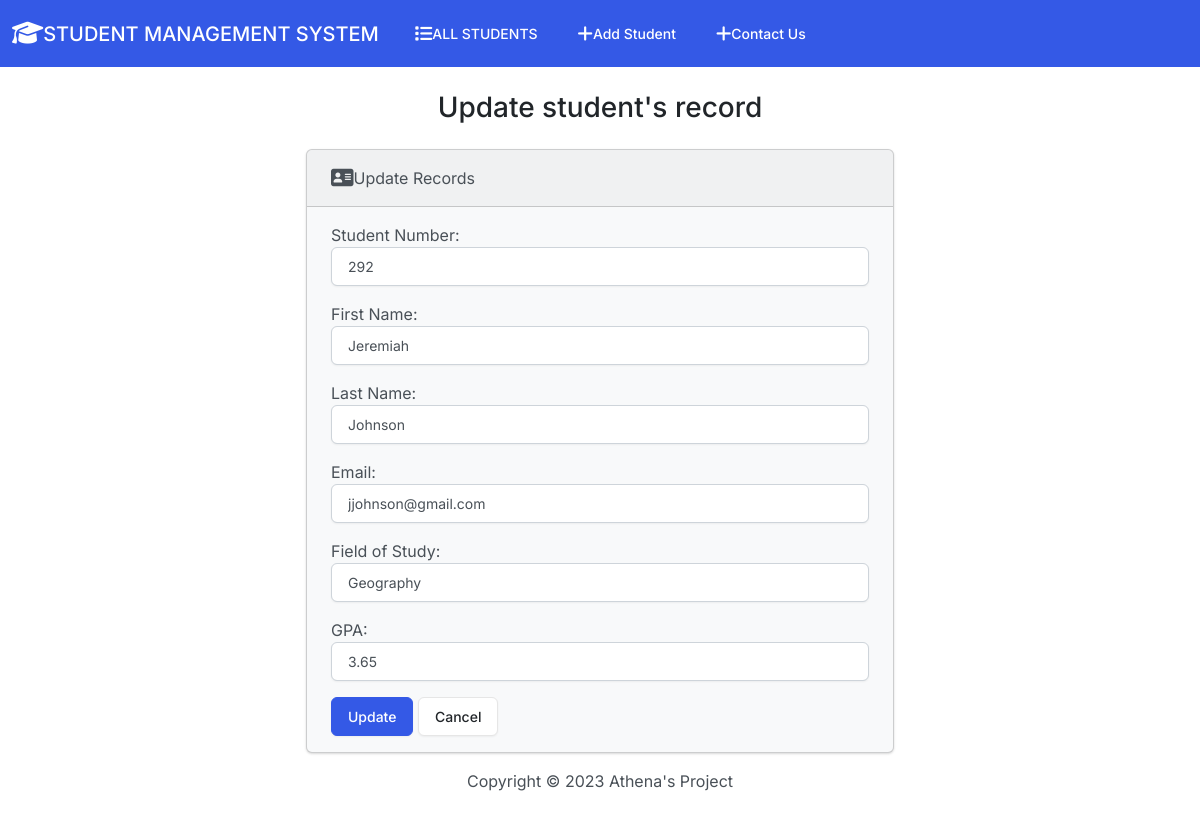
Page /edit/6/ on the committed database.
### students/models.py (models this page shows, shortened)
class Student(models.Model):
    student_number = models.PositiveIntegerField()
    first_name = models.CharField(max_length=50)
    last_name = models.CharField(max_length=50)
    email = models.EmailField(max_length=100)
    field_of_study = models.CharField(max_length=50)
    gpa = models.FloatField()

### students/views.py (the view)
# urls.py: path('edit/<int:id>/', views.edit, name='edit'),
def edit(request, id):
    if request.method == 'POST':
        student = Student.objects.get(pk=id)
        form = StudentForm(request.POST, instance=student)
        if form.is_valid():
            form.save()
            return render(request, 'students/edit.html', {
                'form': form,
                'success': True
            })
    else:
        student = Student.objects.get(pk=id)
        form = StudentForm(instance=student)
    return render(request, 'students/edit.html', {
        'form': form
    })

### students/forms.py
class StudentForm(forms.ModelForm):
    class Meta:
        model = Student
        fields = ['student_number', 'first_name', 'last_name', 'email', 'field_of_study', 'gpa']
        labels = {
            'student_number': 'Student Number',
            'first_name': 'First Name',
            'last_name': 'Last Name',
            'email': 'Email',
            'field_of_study': 'Field of Study',
            'gpa': 'GPA'
        }
        widgets = {
            'student_number': forms.NumberInput(attrs={'class': 'form-control'}),
            'first_name': forms.TextInput(attrs={'class': 'form-control'}),
            'last_name': forms.TextInput(attrs={'class': 'form-control'}),
            'email': forms.EmailInput(attrs={'class': 'form-control'}),
            'field_of_study': forms.TextInput(attrs={'class': 'form-control'}),
            'gpa': forms.NumberInput(attrs={'class': 'form-control'})
        }
        form = Student()

### students/templates/students/edit.html (shortened to what this page needs)
{% extends 'students/base.html' %}
{% block content %}
<h3 class="text-center m-4">Update student's record</h3>
{% if success %}
<div class="alert alert-success" role="alert">
    The student's record was updated successfully.
    <a href="{% url 'index' %}" class="alert-link">Go to home page</a>
</div>
{% else %}
<div class="row justify-content-center">
    <div class="col-6">
        <div class="card bg-light mb-3">
            <div class="card-header">
                <i class="fa-solid fa-address-card fa-lg"></i>Update Records
            </div>
            <div class="card-body">
                <form action="" method="Post">
                    {{ form.as_p }}
                    <button type="submit" class="btn btn-primary">Update</button>
                    <a href="{% url 'index' %}" class="btn btn-secondary">Cancel</a>
                </form>
            </div>
        </div>
    </div>
</div>
{% endif %}
{% endblock content %}

### rows in the picture
Student: student_number "292", first_name "Jeremiah", last_name "Johnson", email "jjohnson@gmail.com", field_of_study "Geography", gpa "3.65"
